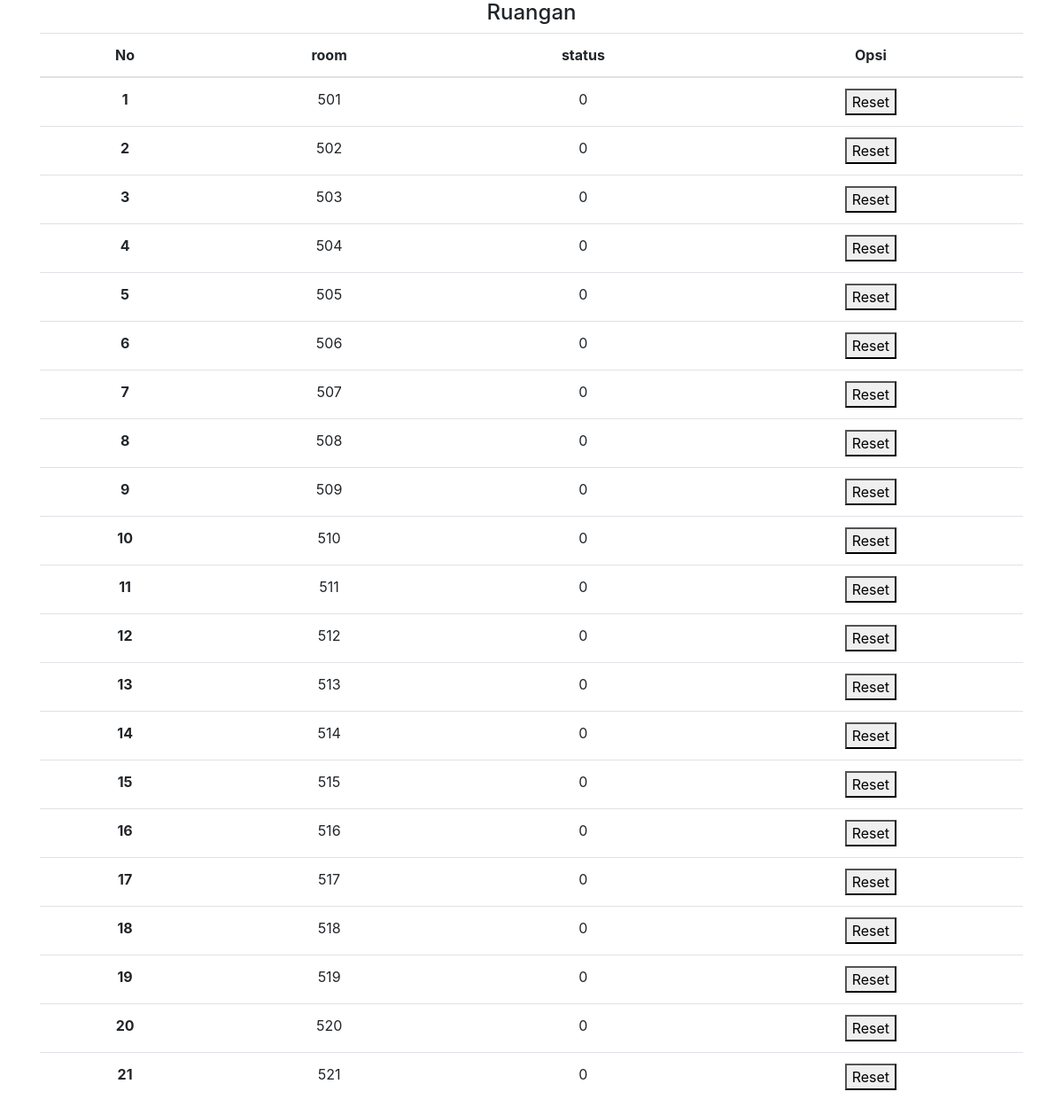
Screenshot of /map/ with the database file from the repository.
### api/models.py (models this page shows, shortened)
class room(models.Model):
    date_status = models.DateTimeField(auto_now_add=True)
    room = models.CharField(max_length=100)
    status = models.CharField(max_length=1)

### codeblue/views.py (the view)
# urls.py: path('map/', views.index),
def index(request):
    room_id = room.objects.all()
    log_id = log.objects.all()
    context = {
    'title' : 'INDEX | MYSMS',
    'room_id' : room_id,
    'log_id' : log_id,
    }
    return render(request,'index.html',context)

### templates/index.html (shortened to what this page needs)
{% load static %}
<!DOCTYPE html>
<html lang="en">
<head>
    <link href="{% static 'vendor/css/bootstrap.min.css' %}" rel="stylesheet">
</head>
<body>
<div class="container">
    <h4 class="text-center" id='tblroom'>Ruangan</h4>
    <table class="table text-center" id="room-table">
        <thead>
            <tr>
              <th scope="col">No</th>
              <th scope="col">room</th>
              <th scope="col">status</th>
              <th scope="col">Opsi</th>
            </tr>
          </thead>
          <tbody>
          {% for room in room_id %}
          <tr id="alert-button-{{room.room}}">
            <th scope="row">{{room.id}}</th>
            <td id="alarm-{{room.room}}">{{room.room}}</td>
            <td id="status-room-{{room.room}}">{{room.status}}</td>
            <td><button id="btn-post-{{room.room}}">Reset</button></td>
          </tr>
        {% endfor %}
      </tbody>
    </table>
</div>
</body>
</html>

### rows the page displays
room: id "1", room "501", status "0"
room: id "2", room "502", status "0"
room: id "3", room "503", status "0"
room: id "4", room "504", status "0"
room: id "5", room "505", status "0"
room: id "6", room "506", status "0"
room: id "7", room "507", status "0"
room: id "8", room "508", status "0"
room: id "9", room "509", status "0"
room: id "10", room "510", status "0"
room: id "11", room "511", status "0"
room: id "12", room "512", status "0"
room: id "13", room "513", status "0"
room: id "14", room "514", status "0"
room: id "15", room "515", status "0"
room: id "16", room "516", status "0"
room: id "17", room "517", status "0"
room: id "18", room "518", status "0"
room: id "19", room "519", status "0"
room: id "20", room "520", status "0"
room: id "21", room "521", status "0"
